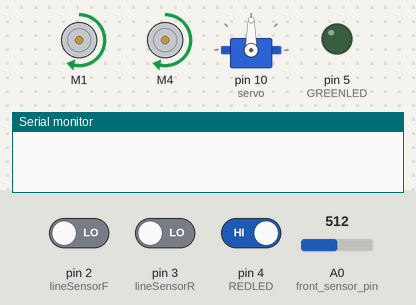
Bench run of a sketch on a simulated Arduino Uno, built with avr-gcc and run on an emulated ATmega328P. Shown: 2 × DC motor (green arrow = forward, orange = backward, longer = faster), servo, output pins drawn as LEDs (lit = HIGH), the last lines printed to the serial monitor. The test bench sets the inputs (shaded band); at power-on: A0 (front_sensor_pin) = 512, pin 4 (REDLED) HIGH, pin 2 (lineSensorF) LOW, pin 3 (lineSensorR) LOW.

Above: at 1.2 s.
1.3 s: A0 (front_sensor_pin) set to 10
2.8 s: A0 (front_sensor_pin) set to 7
At 5.46 s:
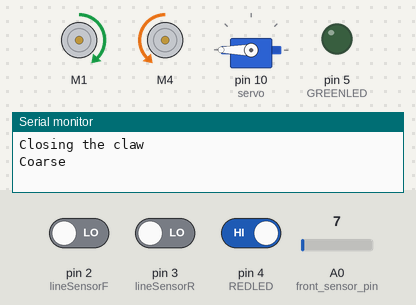
5.8 s: pin 4 (REDLED) driven LOW
At 6.11 s:
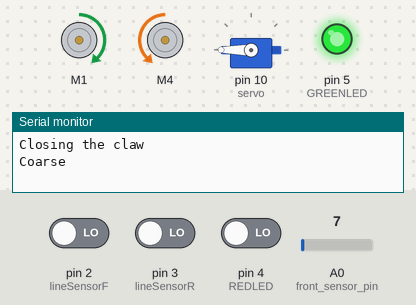
At 8.47 s:
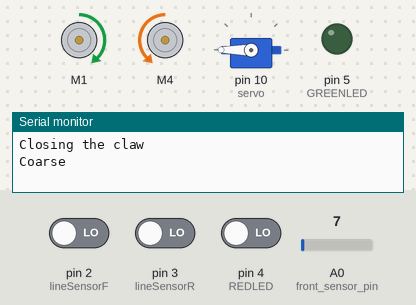
Timing chart, 0 to 14.8 s (numbered marks = the images above; inputs shaded):
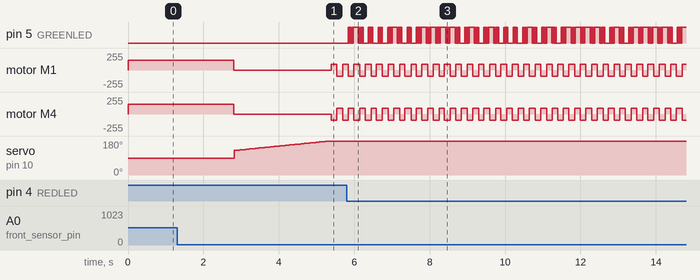

Measured:
- the behaviour switches between 9 and 8 on A0 (front_sensor_pin) (found by bisection; images 0 and 1)
- after the input at 1.3 s, every drawn part: stays the same
- after the input at 2.8 s, motor M1: forward 150/255 → stopped at once, → forward 90/255 2.6 s later, → backward 90/255 0.15 s later, → forward 90/255 0.15 s later; motor M4: forward 150/255 → stopped at once, → backward 90/255 2.6 s later, → forward 90/255 0.15 s later, → backward 90/255 0.15 s later
- after the input at 5.8 s, pin 5 (GREENLED): LOW → HIGH after 0.05 s, then moves between LOW and HIGH, repeating every 3.8 s

The sketch:

full_function_v1.1.ino
```cpp
#include "followLine.h"
#include <Wire.h>
#include <Servo.h>
#include <Adafruit_MotorShield.h>


/** Prepare motors **/
Adafruit_MotorShield AFMS( 0x60 );

Adafruit_DCMotor *motorLeft = AFMS.getMotor( 1 );
Adafruit_DCMotor *motorRight = AFMS.getMotor( 4 );

const double basicVelocity = 150;
SWheels wheelSpeedGroup[11];


/** Prepare sensor for line following **/
// to be initialized by electrical members
const int lineSensorL = 1;  // left
const int lineSensorR = 3;  // right
const int lineSensorF = 2;  // front
const int lineSensorB = 0;  // back

// to be initialized again in setup(), current values for reference only
static bool lineSensorLastStateL = false;
static bool lineSensorLastStateR = false;
static bool lineSensorLastStateF = true;
static bool lineSensorLastStateB = true;

SSensors getLastState()
{
	SSensors lastState( lineSensorLastStateL, lineSensorLastStateR, lineSensorLastStateF, lineSensorLastStateB );
	return lastState;
}

SSensors getCurrentState()
{
	SSensors thisState(
	    digitalRead( lineSensorL ),
	    digitalRead( lineSensorR ),
	    digitalRead( lineSensorF ),
	    digitalRead( lineSensorB ) );

	return thisState;
}

void setLastState( SSensors *state )
{
	lineSensorLastStateL = (*state).left;
	lineSensorLastStateR = (*state).right;
	lineSensorLastStateF = (*state).middle;
	lineSensorLastStateB = (*state).tail;
}


/** prepare claw **/
#define POS_OPEN 130
#define POS_CLOSED 180 //Claw end states
#define TURNTIME 50 //time it takes to turn 1 deg (millisec)
#define THRESHOLD 15000 //(used to differentiate the blocks)
#define REDLED 4
#define GREENLED 5 //LEDs used to show block type
Servo servo;

bool grab() //closes the claw and returns true for fine block, false for coarse block
{
    Serial.println("Closing the claw");

    int integral = 0; // used for current measurement

    for (int pos = POS_OPEN; pos <= POS_CLOSED; pos++) //close the claw
    {
        servo.write(pos);
        integral += analogRead(A0);
        //Serial.println("Position: " + String(pos));
        delay(TURNTIME);
    }

    if (integral > THRESHOLD) //true for fine
    {
        Serial.println("Fine");
        digitalWrite(GREENLED, HIGH);
        return true;
    }
    else
    {
        Serial.println("Coarse");
        digitalWrite(REDLED, HIGH);
        return false;
    }
}

void drop() //opens the claw
{
    Serial.println("Opening the claw");

    for (int pos = POS_CLOSED; pos >= POS_OPEN; pos--) //open the claw
    {
        servo.write(pos);
        //Serial.println("Position: " + String(pos));
        delay(TURNTIME);
    }

    digitalWrite(GREENLED, LOW);
    digitalWrite(REDLED, LOW); //turns off the blocktype LEDs
}


/** prepare front sensor **/
const int front_sensor_pin = A0;
int get_cube_distance()
{
  return analogRead( front_sensor_pin );
}


/** prepare LED **/
const int LED1_pin = 5;
const int BUTTON_PIN = 4;
const int blink_time = 100;
const int reset_time = 60000;
static bool do_blink = false;
void blink_LED1()
{
  static bool LED1_on = false;
  static unsigned int last_called = millis();

  if (do_blink)
  {
    if (millis() - last_called >= blink_time)
    {
      LED1_on = !LED1_on;
      digitalWrite(LED1_pin, LED1_on ? HIGH : LOW);
    }
  }
}

void button()
{
  static int last_called = -1;

  if (last_called < -1)
  {
    if (millis() + last_called > 100)
    {
      last_called = -1;
    }
    else
    {
      return;
    }
  }

  if (digitalRead(BUTTON_PIN) == LOW)
  {
    // primitive debouncing
    if (last_called == -1)
    {
      last_called = millis();
    }
    else if (millis() - last_called > 20)
    {
      if (!do_blink)
      {
        do_blink = true;
        last_called = -millis();
      }
      else
      {
        do_blink = false;
        last_called = -millis();
      }
    }
  }
}

void co_routines()
{
  blink_LED1();
  button();
}


/** modulus **/
int follow_command( int cmd )
{
  static int lineFollowInstruction = 0;
  static int wheelMovementNumber = 0;
  static int stateNumber = 0;
  static double meanVelocity = 0;

  SSensors sensorThisState = getCurrentState();
  lineFollowInstruction = advancedFollow( sensorThisState.state(), getLastState().state(), meanVelocity >= 0, 0, cmd );
  wheelMovementNumber = ( lineFollowInstruction % 256 ) - ( ( lineFollowInstruction % 256 > 127 ) ? 256 : 0 );
  stateNumber = lineFollowInstruction - wheelMovementNumber;

  // for debugging
  if ( sensorThisState.state() != getLastState().state() )
  {
      Serial.println( "A change" );
      Serial.print( "\tmovement number: " );
      Serial.println( wheelMovementNumber );
      Serial.print( "\tstate number: " );
      Serial.println( stateNumber>>8 );
      Serial.print( "\tsensor state: \n\t\tnow" );
      Serial.println( sensorThisState.state() );
      Serial.print( "\t\tlast" );
      Serial.println( getLastState().state() );
      Serial.print( "\tcentral speed: " );
      Serial.println( meanVelocity );
      if ( stateNumber == AtCross )
        Serial.println( "\tEntering cross." );
      if ( stateNumber == LeaveCross )
        Serial.println( "\tLeaving cross" );
  }

  setLastState( &sensorThisState );

  if ( stateNumber == UNEXPECTED_ERROR || stateNumber == REDUNDANT_ERROR || stateNumber == ROTATE_CONFLICT_ERROR )
  {
    motorLeft -> run( RELEASE );
    motorRight -> run( RELEASE );
    meanVelocity = 0;
  }
  else if ( stateNumber == unchanged )
  {
    if (sensorThisState.state() == 0b1100 && meanVelocity < 0.5)
      // restart, hoping problem
    {
      motorLeft -> setSpeed( basicVelocity );
      motorRight -> setSpeed( basicVelocity );

      motorLeft -> run( FORWARD );
      motorRight -> run( FORWARD );
    }
  }
  else if ( stateNumber == nothing || stateNumber == AtCross || stateNumber == LeaveCross )
    /// later on cross states will be separated from this
  {
    double leftV = wheelMovementNumber > 0 ? wheelSpeedGroup[wheelMovementNumber].leftV : -wheelSpeedGroup[-wheelMovementNumber].leftV;
    double rightV = wheelMovementNumber > 0 ? wheelSpeedGroup[wheelMovementNumber].rightV : -wheelSpeedGroup[-wheelMovementNumber].rightV;
    meanVelocity = ( leftV + rightV ) / 2;

    if ( leftV > 0 )
    {
      motorLeft -> setSpeed( ( uint8_t )( basicVelocity * leftV ) );
      motorLeft -> run( FORWARD );
    }
    else
    {
      motorLeft -> setSpeed( ( uint8_t )( -basicVelocity * leftV ) );
      motorLeft -> run( BACKWARD );
    }

    // right wheel is not reversed
    if ( rightV > 0 )
    {
      motorRight -> setSpeed( ( uint8_t )( basicVelocity * rightV ) );
      motorRight -> run( FORWARD );
    }
    else
    {
      motorRight -> setSpeed( ( uint8_t )( -basicVelocity * rightV ) );
      motorRight -> run( BACKWARD );
    }
  }
  else if ( stateNumber == RotateEnd )
  {
    motorLeft -> run( RELEASE );
    motorRight -> run( RELEASE );
  }
  return stateNumber;
}

void rotate(bool clockwise, double relative_speed)
{
  motorLeft -> setSpeed( ( uint8_t )( basicVelocity * relative_speed ) );
  motorRight -> setSpeed( ( uint8_t )( basicVelocity * relative_speed ) );

  if (clockwise)
  {
    motorLeft -> run( FORWARD );
    motorRight -> run( BACKWARD );
  }
  else
  {
    motorLeft -> run( BACKWARD );
    motorRight -> run( FORWARD );
  }
}

void rotate_until_tail_on_line(unsigned int basic_test_time, double relative_speed)
{
  static bool clockwise = true;
  static unsigned int test_time = basic_test_time;
  static unsigned int last_called = millis();

  if (millis() - last_called > test_time)
  {
    clockwise = !clockwise;
    test_time += basic_test_time;
  }
  rotate(clockwise, relative_speed);
}

/** main loop **/
static int check_point_number;
void setup()
{
	Serial.begin( 9600 );

	wheelSpeedGroup[0].leftV = 0;
	wheelSpeedGroup[0].rightV = 0;    // fullyStop
	wheelSpeedGroup[1].leftV = 1;
	wheelSpeedGroup[1].rightV = 1;    // straitForward
	wheelSpeedGroup[2].leftV = 1;
	wheelSpeedGroup[2].rightV = -1;   // middle
	wheelSpeedGroup[3].leftV = 0.5;
	wheelSpeedGroup[3].rightV = -1;   // near left
	wheelSpeedGroup[4].leftV = 1;
	wheelSpeedGroup[4].rightV = -0.5; // near right
	wheelSpeedGroup[5].leftV = 0;
	wheelSpeedGroup[5].rightV = -1;   // far left
	wheelSpeedGroup[6].leftV = 1;
	wheelSpeedGroup[6].rightV = 0;    // far right
	wheelSpeedGroup[7].leftV = -0.5;
	wheelSpeedGroup[7].rightV = -1;   // super far left
	wheelSpeedGroup[8].leftV = 1;
	wheelSpeedGroup[8].rightV = 0.5;  // super far right

  SSensors sensorInit = getCurrentState();
	setLastState( &sensorInit );

	AFMS.begin();

	// find the best values in a real robot
	motorLeft -> setSpeed( basicVelocity );
	motorRight -> setSpeed( basicVelocity );

	motorLeft -> run( FORWARD );
	motorRight -> run( FORWARD );

  // pin init
  pinMode(LED1_pin, OUTPUT);
  servo.attach(10);

  // other init
  check_point_number = 0;
}

void loop() {
  co_routines();
  static bool cube_type;
  static unsigned int last_called = millis();

	switch(check_point_number)
  {
    case 0:
    // go forward until meet the first cube
    {
      if ( get_cube_distance() < 9 )
      {
        check_point_number ++;
        follow_command( GRAB );
        break;
      }
      else
      {
        follow_command( GOFORWARD );
      }
      break;
    }
    case 1:
    // grab the cube and get its property
    {
      cube_type = grab();
      check_point_number ++;
      break;
    }
    case 2:
    // prepare to rotate 180 degrees
    {
      if (getCurrentState().tail == false)
      {
        rotate_until_tail_on_line(150, 0.6);
      }
      else
      {
        check_point_number ++;
        motorLeft -> run( RELEASE );
        motorRight -> run( RELEASE );
      }
      break;
    }
    case 3:
    // rotate 180 degrees
    {
      if( follow_command( ROTATE_C ) == RotateEnd )
      {
        check_point_number ++;
        motorLeft -> run( RELEASE );
        motorRight -> run( RELEASE );
        last_called = millis();
      }
      break;
    }
    case 4:
    // go back until enter the first cross
    {
      int state = follow_command( GOFORWARD );
      if (millis() - last_called > 5000 && state == AtCross)
      // first condition is for avoiding stopping at the cross where the cube is grabbed
      {
        check_point_number ++;
        motorLeft -> run( RELEASE );
        motorRight -> run( RELEASE );
      }
      break;
    }
    case 5:
    // prapare to rotate to the right direction
    {
      if (getCurrentState().tail == false)
      {
        rotate_until_tail_on_line(150, 0.6);
      }
      else
      {
        check_point_number ++;
        motorLeft -> run( RELEASE );
        motorRight -> run( RELEASE );
      }
      break;
    }
    case 6:
    // rotate to the right direction
    {
      if( follow_command( cube_type ? ROTATE_C : ROTATE_A ) == RotateEnd ) // !!may need to reverse direction
      {
        check_point_number ++;
        motorLeft -> run( RELEASE );
        motorRight -> run( RELEASE );
        last_called = millis();
      }
      break;
    }
    case 7:
    // go forward until meed the boundary lines
    {
      int state = follow_command( GOFORWARD );
      if (millis() - last_called > 1000 && state == AtCross)
      // first condition is for avoiding stopping at the cross where the rotation is finished
      {
        check_point_number ++;
        motorLeft -> run( RELEASE );
        motorRight -> run( RELEASE );
      }
      break;
    }
    case 8:
    {
      drop();
      check_point_number ++;
      break;
    }
    default:
    // the first cube is delivered, other tasks to be done later
    // need a backward-direction movement, because normal rotation will fail here.
    {
      motorLeft -> run( RELEASE );
      motorRight -> run( RELEASE );
    }
  }

	delay( 10 );
}
```

followLine.h
```cpp
#ifndef _FOLLOW_LINE_H_
#define _FOLLOW_LINE_H_

/**About wheel control, the rotating center uses three words. Their meanings:
    middle: between the left-right sensors & two wheels same speed different direction;
    near right / left: beside the left-right sensors & two wheels different direction;
    far right / left: beside the wheels & one steady;
    super far right / left & two wheels same direction different speed.
**/

struct SWheels
{
	double leftV;
	double rightV;
};

/// All Clockwise (negative for reverse direction)
enum rotationCenter {
	fullyStop,
	straitForward,
	middle,
	nLeft, nRight,
	fLeft, fRight,
	sLeft, sRight
};

enum specialState {
	nothing = 0,
	unchanged = 1 << 8,
	AtCross = 2 << 8,
	LeaveCross = 3 << 8,
	UNEXPECTED_ERROR = 4 << 8,
	REDUNDANT_ERROR = 5 << 8,
	RotateEnd = 6 << 8,
	ROTATE_CONFLICT_ERROR = 7 << 8
};

enum commands {
	GOFORWARD,
	GRAB,
	ROTATE_C,
	ROTATE_A
};

struct SSensors
/**True for light, False for dim
  *state: t m r l
  *standard state: 1100
**/
{
	bool left, right, middle, tail;
	SSensors( bool l, bool r, bool m, bool t )
	{
		left = l;
		right = r;
		middle = m;
		tail = t;
	}
	short state()
	{
		return ( ( ( ( ( ( short )tail << 1 ) + middle ) << 1 ) + right ) << 1 ) + left;
	}
};

/**Strait line without cross**/
int simplestFollow( SSensors thisState, SSensors lastState );
int advancedFollow( int thisState, int lastState, bool is_moving_forward, int grab_distance, int cmd );

#endif // _FOLLOW_LINE_H_
```

Source omitted: followLine.cpp (10860 bytes)
